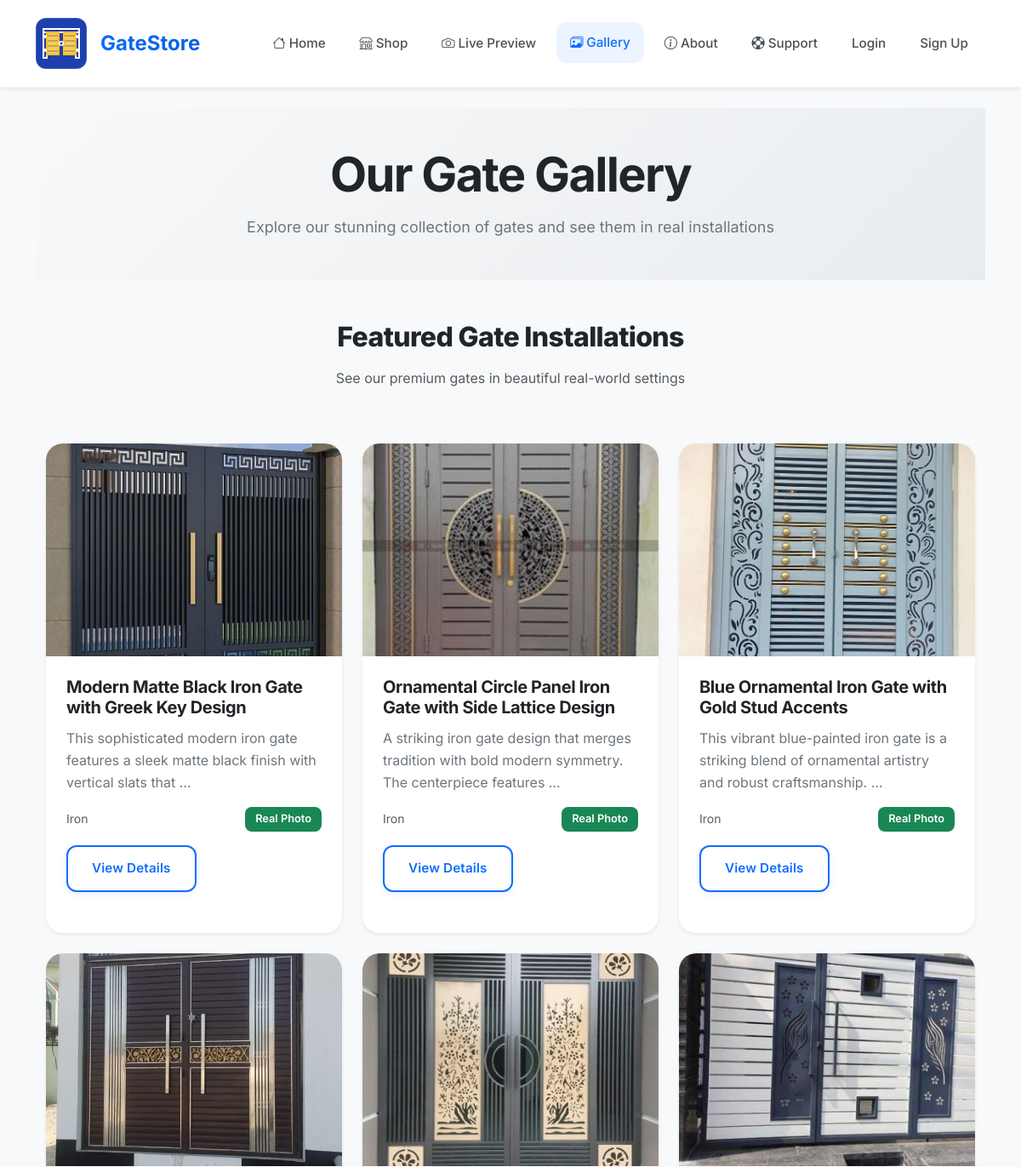
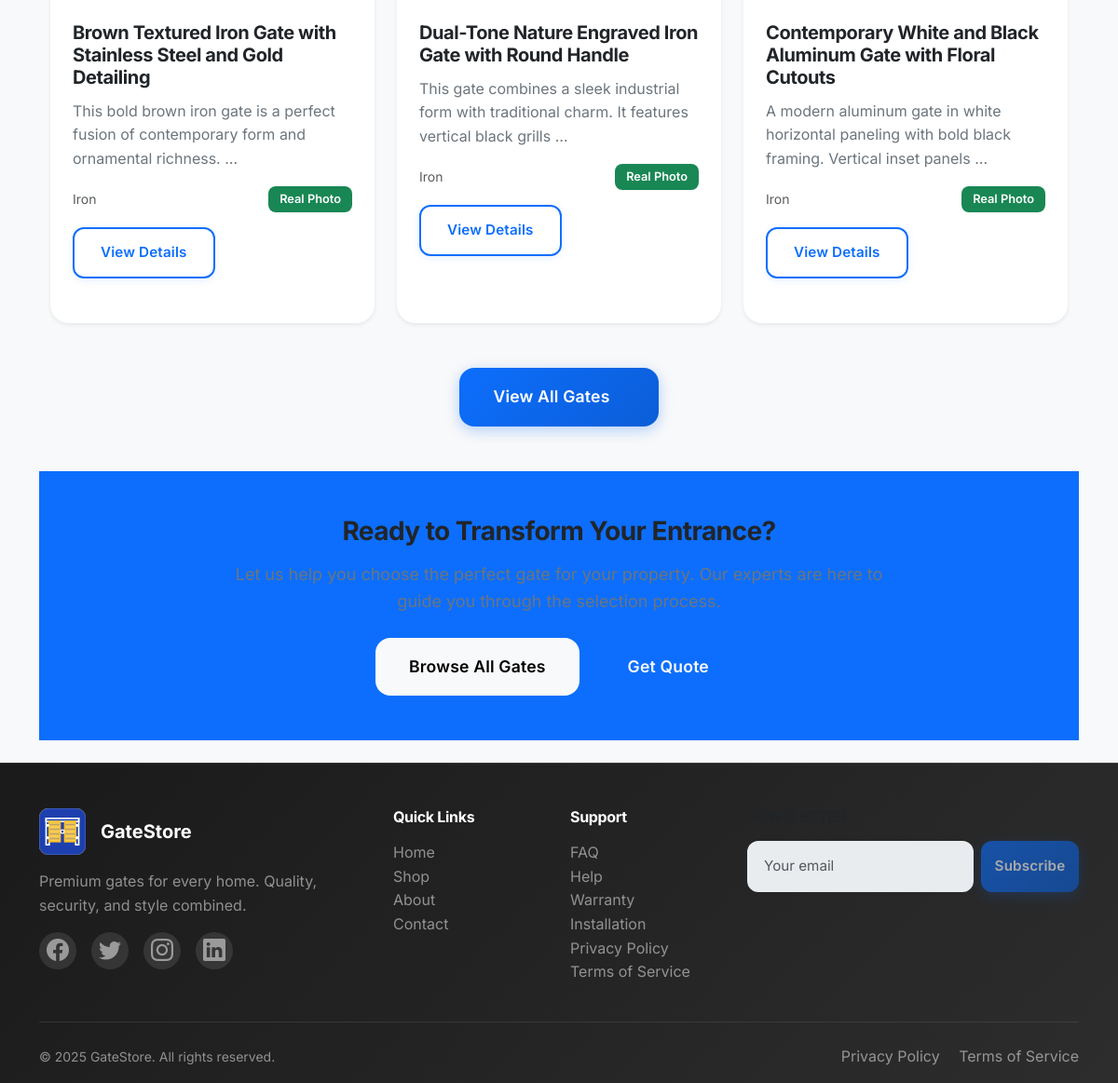
Page /gallery/ on the committed database (2 pictures, top to bottom).
### gates/models.py (models this page shows, shortened)
class Gate(models.Model):
    MATERIAL_CHOICES = [
        ('iron', 'Iron'),
        ('steel', 'Steel'),
        ('wood', 'Wood'),
        ('aluminum', 'Aluminum'),
        ('other', 'Other'),
    ]
    name = models.CharField(max_length=100)
    material = models.CharField(max_length=20, choices=MATERIAL_CHOICES)
    dimensions = models.CharField(max_length=100, help_text='e.g. 6ft x 4ft')
    price = models.DecimalField(max_digits=10, decimal_places=2)
    image = models.ImageField(upload_to='gates/', help_text='Main/Featured image')
    description = models.TextField()
    slug = models.SlugField(unique=True, blank=True)

### pages/views.py (the view)
# urls.py: path('gallery/', views.gallery, name='gallery'),
def gallery(request):
    gates = Gate.objects.all()[:6]
    return render(request, 'pages/gallery.html', {'gates': gates})

### templates/pages/gallery.html (shortened to what this page needs)
{% extends 'base.html' %}
{% load static %}
{% block content %}
<div class="container-fluid p-0">
    <div class="hero-section bg-primary text-white text-center py-5" data-aos="fade-down">
        <div class="container">
            <h1 class="display-4 fw-bold mb-3">Our Gate Gallery</h1>
            <p class="lead mb-0">Explore our stunning collection of gates and see them in real installations</p>
        </div>
    </div>
    <section class="py-5">
        <div class="container">
            <div class="row mb-5">
                <div class="col-12 text-center">
                    <h2 class="section-title" data-aos="fade-up">Featured Gate Installations</h2>
                    <p class="text-muted" data-aos="fade-up" data-aos-delay="100">See our premium gates in beautiful real-world settings</p>
                </div>
            </div>
            <div class="row g-4">
                {% for gate in gates %}
                <div class="col-lg-4 col-md-6" data-aos="fade-up" data-aos-delay="{% widthratio forloop.counter 1 100 %}">
                    <div class="card border-0 shadow-sm mb-4 h-100">
                        <img src="{{ gate.image.url }}" class="card-img-top img-fluid" alt="{{ gate.name }}" style="height: 250px; object-fit: cover;">
                        <div class="card-body">
                            <h5 class="card-title">{{ gate.name }}</h5>
                            <p class="card-text">{{ gate.description|truncatewords:15 }}</p>
                            <div class="d-flex justify-content-between align-items-center">
                                <small class="text-muted">{{ gate.material|title }}</small>
                                <span class="badge bg-success">Real Photo</span>
                            </div>
                            <div class="mt-3">
                                <a href="{% url 'gate_detail' gate.slug %}" class="btn btn-outline-primary btn-sm">View Details</a>
                            </div>
                        </div>
                    </div>
                </div>
                {% empty %}
                <div class="col-12 text-center py-5">
                    <p class="lead text-muted">No gate images found.</p>
                </div>
                {% endfor %}
            </div>
            <div class="row mt-5">
                <div class="col-12 text-center">
                    <a href="{% url 'shop' %}" class="btn btn-primary btn-lg" data-aos="fade-up">
                        View All Gates
                    </a>
                </div>
            </div>
        </div>
    </section>
    <section class="py-5 bg-primary text-white">
        <div class="container text-center">
            <div class="row">
                <div class="col-lg-8 mx-auto" data-aos="fade-up">
                    <h3 class="mb-3">Ready to Transform Your Entrance?</h3>
                    <p class="lead mb-4">Let us help you choose the perfect gate for your property. Our experts are here to guide you through the selection process.</p>
                    <div class="d-flex justify-content-center gap-3">
                        <a href="{% url 'shop' %}" class="btn btn-light btn-lg">Browse All Gates</a>
                        <a href="{% url 'contact' %}" class="btn btn-outline-light btn-lg">Get Quote</a>
                    </div>
                </div>
            </div>
        </div>
    </section>
</div>
{% endblock %}

### templates/base.html (shortened to what this page needs)
{% load static %}
<!DOCTYPE html>
<html lang="en">
<head>
    <link href="https://cdn.jsdelivr.net/npm/bootstrap@5.3.2/dist/css/bootstrap.min.css" rel="stylesheet">
    <link rel="stylesheet" href="https://cdn.jsdelivr.net/npm/bootstrap-icons@1.11.1/font/bootstrap-icons.css">
    <link rel="stylesheet" href="https://unpkg.com/aos@2.3.1/dist/aos.css" />
    <link rel="stylesheet" href="{% static 'css/styles.css' %}">
</head>
<body>
    <div class="container-fluid px-0">
        <nav class="navbar navbar-expand-lg navbar-light bg-white sticky-top shadow-sm animate-navbar">
            <div class="container">
                <a class="navbar-brand d-flex align-items-center" href="/">
                    <img src="{% static 'img/logo-large.svg' %}" alt="GateStore Logo" width="60" height="60" class="me-3">
                    <span class="fw-bold fs-4 text-gradient">GateStore</span>
                </a>
                <div class="collapse navbar-collapse" id="navbarNav">
                    <ul class="navbar-nav ms-auto mb-2 mb-lg-0">
                        <li class="nav-item">
                            <a class="nav-link" href="/" data-bs-toggle="tooltip" title="Home">
                                <i class="bi bi-house me-1"></i>Home
                            </a>
                        </li>
                        <li class="nav-item">
                            <a class="nav-link" href="/shop/" data-bs-toggle="tooltip" title="Shop Gates">
                                <i class="bi bi-shop me-1"></i>Shop
                            </a>
                        </li>
                        <li class="nav-item">
                            <a class="nav-link" href="/shop/preview/" data-bs-toggle="tooltip" title="Live Preview">
                                <i class="bi bi-camera me-1"></i>Live Preview
                            </a>
                        </li>
                        <li class="nav-item">
                            <a class="nav-link" href="/gallery/" data-bs-toggle="tooltip" title="Gallery">
                                <i class="bi bi-images me-1"></i>Gallery
                            </a>
                        </li>
                        <li class="nav-item">
                            <a class="nav-link" href="/about/" data-bs-toggle="tooltip" title="About Us">
                                <i class="bi bi-info-circle me-1"></i>About
                            </a>
                        </li>
                        <li class="nav-item dropdown">
                            <a class="nav-link dropdown-toggle" href="#" id="supportDropdown" role="button" data-bs-toggle="dropdown" aria-expanded="false">
                                <i class="bi bi-life-preserver me-1"></i>Support
                            </a>
                        </li>
                        {% if user.is_authenticated %}
                            <li class="nav-item dropdown">
                                <a class="nav-link dropdown-toggle d-flex align-items-center" href="#" id="navbarProfileDropdown" role="button" data-bs-toggle="dropdown" aria-expanded="false">
                                    <i class="bi bi-person-circle me-1"></i>{{ user.username }}
                                </a>
                                <ul class="dropdown-menu dropdown-menu-end" aria-labelledby="navbarProfileDropdown">
                                    <li><a class="dropdown-item" href="{% url 'profile' %}"><i class="bi bi-person me-2"></i>Profile</a></li>
                                    <li><a class="dropdown-item" href="{% url 'profile' %}#orders"><i class="bi bi-bag me-2"></i>My Orders</a></li>
                                    <li><hr class="dropdown-divider"></li>
                                    <li>
                                        <form action="{% url 'logout' %}" method="post" style="display:inline;">
                                            {% csrf_token %}
                                            <button type="submit" class="dropdown-item text-danger"><i class="bi bi-box-arrow-right me-2"></i>Logout</button>
                                        </form>
                                    </li>
                                </ul>
                            </li>
                        {% else %}
                            <li class="nav-item">
                                <a class="nav-link" href="{% url 'login' %}">Login</a>
                            </li>
                            <li class="nav-item">
                                <a class="nav-link" href="{% url 'signup' %}">Sign Up</a>
                            </li>
                        {% endif %}
                    </ul>
                </div>
            </div>
        </nav>
        <main class="container py-4">
            {% block content %}{% endblock %}
        </main>
        <footer class="footer bg-dark text-white pt-5 pb-3 mt-auto">
            <div class="container">
                <div class="row g-4 align-items-start">
                    <div class="col-lg-4 col-md-6 mb-4 mb-lg-0">
                        <div class="d-flex align-items-center mb-3">
                            <img src="{% static 'img/logo-large.svg' %}" alt="GateStore Logo" width="50" height="50" class="me-3">
                            <span class="fw-bold fs-5 text-white">GateStore</span>
                        </div>
                        <p class="mb-3 text-white-50">Premium gates for every home. Quality, security, and style combined.</p>
                        <div class="d-flex gap-3">
                            <a href="#" class="text-white-50 social-link" aria-label="Facebook"><i class="bi bi-facebook fs-4"></i></a>
                            <a href="#" class="text-white-50 social-link" aria-label="Twitter"><i class="bi bi-twitter fs-4"></i></a>
                            <a href="#" class="text-white-50 social-link" aria-label="Instagram"><i class="bi bi-instagram fs-4"></i></a>
                            <a href="#" class="text-white-50 social-link" aria-label="LinkedIn"><i class="bi bi-linkedin fs-4"></i></a>
                        </div>
                    </div>
                    <div class="col-lg-2 col-md-6 mb-4 mb-lg-0">
                        <h6 class="fw-bold mb-3 text-white">Quick Links</h6>
                        <ul class="list-unstyled">
                            <li><a href="/" class="text-white-50 text-decoration-none">Home</a></li>
                            <li><a href="/shop/" class="text-white-50 text-decoration-none">Shop</a></li>
                            <li><a href="/about/" class="text-white-50 text-decoration-none">About</a></li>
                            <li><a href="/contact/" class="text-white-50 text-decoration-none">Contact</a></li>
                        </ul>
                    </div>
                    <div class="col-lg-2 col-md-6 mb-4 mb-lg-0">
                        <h6 class="fw-bold mb-3 text-white">Support</h6>
                        <ul class="list-unstyled">
                            <li><a href="/faq/" class="text-white-50 text-decoration-none">FAQ</a></li>
                            <li><a href="/contact/" class="text-white-50 text-decoration-none">Help</a></li>
                            <li><a href="{% url 'warranty' %}" class="text-white-50 text-decoration-none">Warranty</a></li>
                            <li><a href="{% url 'installation' %}" class="text-white-50 text-decoration-none">Installation</a></li>
                            <li><a href="{% url 'privacy' %}" class="text-white-50 text-decoration-none">Privacy Policy</a></li>
                            <li><a href="{% url 'terms' %}" class="text-white-50 text-decoration-none">Terms of Service</a></li>
                        </ul>
                    </div>
                    <div class="col-lg-4 col-md-6 mb-4 mb-lg-0">
                        <h6 class="text-uppercase fw-bold mb-3">Newsletter</h6>
                        <form id="newsletterForm" class="d-flex gap-2" method="post">
                            <input type="email" class="form-control" placeholder="Your email" required disabled>
                            <button class="btn btn-primary" type="submit" disabled>Subscribe</button>
                        </form>
                    </div>
                </div>
                <hr class="my-4 border-secondary">
                <div class="row align-items-center">
                    <div class="col-md-6 text-center text-md-start mb-2 mb-md-0">
                        <small class="text-white-50">&copy; 2025 GateStore. All rights reserved.</small>
                    </div>
                    <div class="col-md-6 text-center text-md-end">
                        <a href="{% url 'privacy' %}" class="text-white-50 text-decoration-none me-3">Privacy Policy</a>
                        <a href="{% url 'terms' %}" class="text-white-50 text-decoration-none">Terms of Service</a>
                    </div>
                </div>
            </div>
        </footer>
    </div>
</body>
</html>

### rows in the picture
Gate: image (picture), name "Modern Matte Black Iron Gate with Greek Key Design", description "This sophisticated modern iron gate features a sleek matte black finish with vertical slats that …", material "Iron"
Gate: image (picture), name "Ornamental Circle Panel Iron Gate with Side Lattice Design", description "A striking iron gate design that merges tradition with bold modern symmetry. The centerpiece features …", material "Iron"
Gate: image (picture), name "Blue Ornamental Iron Gate with Gold Stud Accents", description "This vibrant blue-painted iron gate is a striking blend of ornamental artistry and robust craftsmanship. …", material "Iron"
Gate: image (picture), name "Brown Textured Iron Gate with Stainless Steel and Gold Detailing", description "This bold brown iron gate is a perfect fusion of contemporary form and ornamental richness. …", material "Iron"
Gate: image (picture), name "Dual-Tone Nature Engraved Iron Gate with Round Handle", description "This gate combines a sleek industrial form with traditional charm. It features vertical black grills …", material "Iron"
Gate: image (picture), name "Contemporary White and Black Aluminum Gate with Floral Cutouts", description "A modern aluminum gate in white horizontal paneling with bold black framing. Vertical inset panels …", material "Iron"
